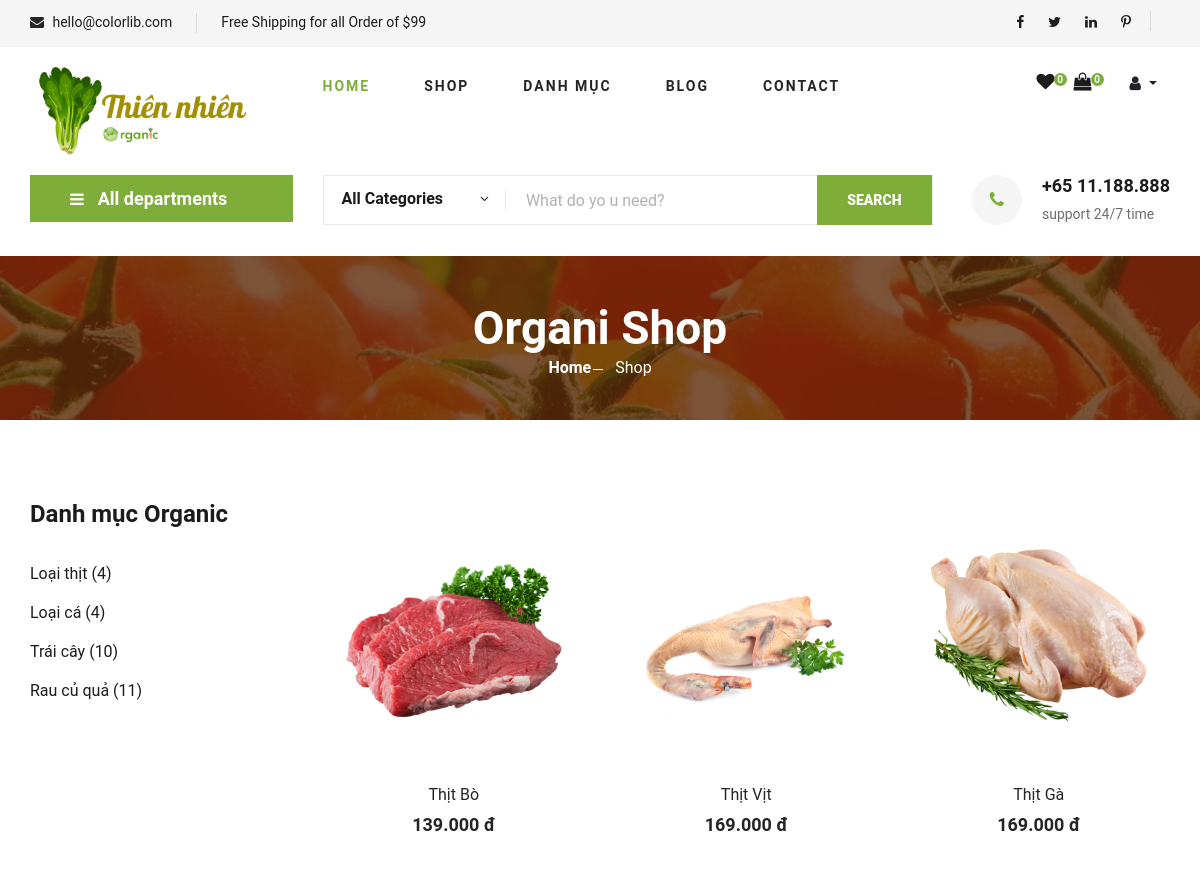
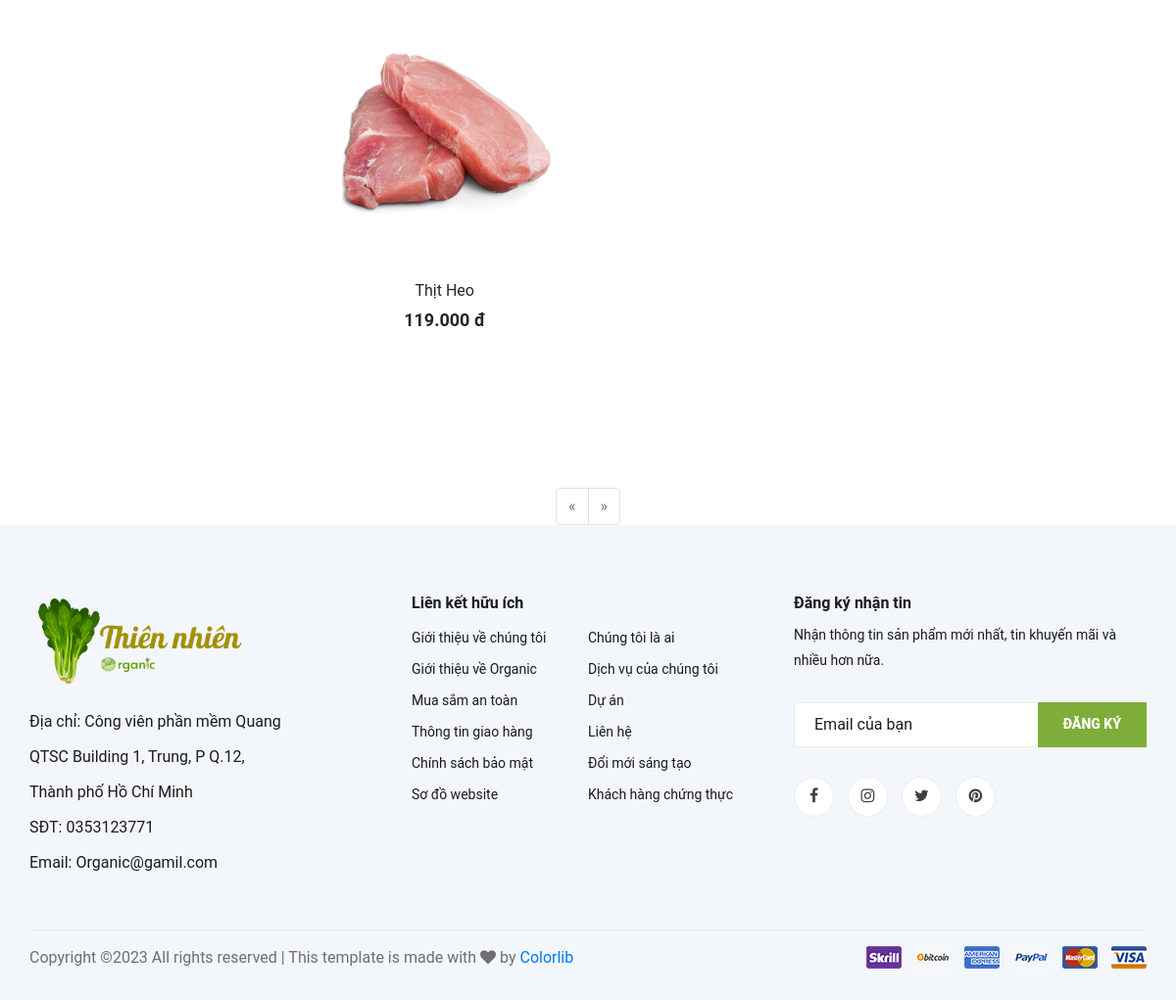
/index.php?mod=catagory&act=catagory_detail&MaDM=14, run on the app's committed database (2 pictures, top to bottom).
### tables this page shows
CREATE TABLE `danhmuc` (
  `MaDM` int NOT NULL,
  `TenDM` varchar(50) NOT NULL,
  `SoThuTu` int DEFAULT NULL COMMENT 'số thứ tự mà danh mục sẽ xuất hiện , tùy mình sắp xếp',
  `UuTien` tinyint(1) DEFAULT NULL COMMENT '0: là cho nó ẩn đi, 1 là cho nó xuất hiện tại trang chủ',
  `HinhAnh` text,
  `TrangThai` tinyint(1) NOT NULL DEFAULT '0' COMMENT '0 là hiện, 1 là ẩn'
);

CREATE TABLE `sanpham` (
  `MaSP` int NOT NULL,
  `TenSP` varchar(50) NOT NULL,
  `GiaSP` double(10,0) NOT NULL DEFAULT '0' COMMENT 'Tiền Việt không có chữ số thập phân, mặc định là 0(nếu =0 thì hết hàng ví dụ )',
  `HinhAnh` text NOT NULL,
  `TieuDe` text,
  `MoTa` text,
  `MaDM` int DEFAULT NULL,
  `LuotXem` int NOT NULL,
  `GiaGiam` double(10,0) NOT NULL DEFAULT '0',
  `StatusProduct` tinyint(1) NOT NULL DEFAULT '0' COMMENT 'Nếu là 1 thì soldout, 0 thì còn hàng'
);

### model/m_pdo.php (called while the page is built, shortened)
<?php
function pdo_get_connection(){
    $dburl = "mysql:host=localhost;dbname=organic;charset=utf8";
    $username = 'root';
    $password = '';
    $conn = new PDO($dburl, $username, $password);
    $conn->setAttribute(PDO::ATTR_ERRMODE, PDO::ERRMODE_EXCEPTION);
    return $conn;
}
function pdo_query($sql){
    $sql_args = array_slice(func_get_args(), 1);
    try{
        $conn = pdo_get_connection();
        $stmt = $conn->prepare($sql);
        $stmt->execute($sql_args);
        $rows = $stmt->fetchAll();
        return $rows;
    }
    catch(PDOException $e){
        throw $e;
    }
    finally{
        unset($conn);
    }
}
function pdo_query_value($sql){
    $sql_args = array_slice(func_get_args(), 1);
    try{
        $conn = pdo_get_connection();
        $stmt = $conn->prepare($sql);
        $stmt->execute($sql_args);
        $row = $stmt->fetch(PDO::FETCH_ASSOC);
        return array_values($row)[0];
    }
    catch(PDOException $e){
        throw $e;
    }
    finally{
        unset($conn);
    }
}

### model/m_catagory.php (called while the page is built, shortened)
<?php
    include_once 'model/m_pdo.php';
    function danhmuc_getAll(){
        return pdo_query("SELECT * FROM danhmuc WHERE TrangThai = 0 ORDER BY MaDM DESC");
    }
    function danhmuc_getbyiddetail($MaDM,$page=1){
        $BatDau = ($page - 1) * 9;
        return pdo_query("SELECT * FROM sanpham WHERE MaDM = ? LIMIT $BatDau,9",$MaDM);
    }
    function get_count_sp($MaDM){
        $returnsp = pdo_query("SELECT * FROM sanpham WHERE MaDM = ? ",$MaDM);
        return count($returnsp);
    }
    function catagory_phantrang($MaDM){
        return pdo_query_value("SELECT COUNT(*) FROM sanpham WHERE MaDM = ?", $MaDM);
    }
?>

### view/v_product_catagory.php (the view, shortened to what this page needs)
<section class="hero hero-normal">
    <div class="container">
        <div class="row">
            <div class="col-lg-3">
                <div class="hero__categories">
                    <div class="hero__categories__all">
                        <i class="fa fa-bars"></i>
                        <span>All departments</span>
                    </div>
                </div>
            </div>
            <div class="col-lg-9">
                <div class="hero__search">
                    <div class="hero__search__form">
                        <form action="#">
                            <div class="hero__search__categories">
                                All Categories
                                <span class="arrow_carrot-down"></span>
                            </div>
                            <input type="text" placeholder="What do yo u need?">
                            <button type="submit" class="site-btn">SEARCH</button>
                        </form>
                    </div>
                    <div class="hero__search__phone">
                        <div class="hero__search__phone__icon">
                            <i class="fa fa-phone"></i>
                        </div>
                        <div class="hero__search__phone__text">
                            <h5>+65 11.188.888</h5>
                            <span>support 24/7 time</span>
                        </div>
                    </div>
                </div>
            </div>
        </div>
    </div>
</section>
<section class="breadcrumb-section set-bg" data-setbg="view/img/breadcrumb.jpg">
    <div class="container">
        <div class="row">
            <div class="col-lg-12 text-center">
                <div class="breadcrumb__text">
                    <h2>Organi Shop</h2>
                    <div class="breadcrumb__option">
                        <a href="./index.html">Home</a>
                        <span>Shop</span>
                    </div>
                </div>
            </div>
        </div>
    </div>
</section>
<section class="product spad">
    <div class="container">
        <div class="row">
            <div class="col-lg-3 col-md-5">
                <div class="sidebar">
                    <div class="sidebar__item">
                        <h4>Danh mục Organic</h4>
                        <ul>
                        <?php foreach($getdanhmuc as $dm): ?>
                            <li> <a href="index.php?mod=catagory&act=catagory_detail&MaDM=<?=$dm['MaDM']?>"><?=$dm['TenDM']?> (<?=get_count_sp($dm['MaDM'])?>)</a></li>
                        <?php endforeach; ?>
                        </ul>
                    </div>
                </div>
            </div>
            <div class="col-lg-9 col-md-7">
                <div class="row">
                    <?php if(isset($_GET['MaDM']) && ($_GET['MaDM']>0)): ?>
                        <?php foreach($danhmuc_getbyid as $item):
                            if($item['GiaSP'] >=1){
                                $price = '<h5>'.number_format($item['GiaSP'],"0",",",".").' đ</h5>';
                            }else{
                                $price = "<h5>Đang cập nhật</h5>";
                            }
                        ?>
                            <div class="col-lg-4 col-md-6 col-sm-6">
                                <div class="featured__item">
                                    <div class="featured__item__pic set-bg" data-setbg="view/img/traicay/<?=$item['HinhAnh']?>">
                                    </div>
                                    <div class="featured__item__text">
                                        <h6><a href="index.php?mod=product&act=detail&MaSP=<?=$item['MaSP']?>"><?=$item['TenSP']?></a></h6>
                                        <?=$price?>
                                    </div>
                                    <form action="index.php?mod=product&act=addtocart" method="post">
                                        <div class="intro">
                                        </div>
                                    </form>
                                </div>
                            </div>
                        <?php endforeach; ?>
                    <?php endif;?>
                </div>
            </div>
        </div>
    </div>
</section>
<?php
    if(isset($_GET['MaDM']) && ($_GET['MaDM']>0)):
?>
<div class="admin__pagein">
    <ul class="pagination">
        <li class="page-item <?= ($page <= 1) ? "disabled" : ""?>">
        <a class="page-link" href="index.php?mod=catagory&act=catagory_detail&MaDM=<?=$MaDM?>&page=<?=$page-1?>" aria-label="Previous">
                <span aria-hidden="true">&laquo;</span>
            </a>
        </li>
            <li class="page-item <?= ($page >= $SoTrang) ? "disabled" : ""?>">
            <a class="page-link" href="index.php?mod=catagory&act=catagory_detail&MaDM=<?=$MaDM?>&page=<?=$page+1?>" aria-label="Next">
                <span aria-hidden="true">&raquo;</span>
            </a>
        </li>
    </ul>
</div>
<?php
    endif;
?>

### view/css/style.css (style rules this page uses)
html, body { height: 100%; font-family: 'Roboto', sans-serif; -webkit-font-smoothing: antialiased; font-smoothing: antialiased; }
h1, h2, h3, h4, h5, h6 { margin: 0; color: #111111; font-weight: 400; font-family: 'Roboto', sans-serif; }
h2 { font-size: 36px; }
h4 { font-size: 24px; }
h5 { font-size: 18px; }
h6 { font-size: 16px; }
ul, ol { padding: 0; margin: 0; }
.set-bg { background-repeat: no-repeat; background-size: cover; background-position: top center; }
.spad { padding-top: 100px; padding-bottom: 100px; }
.site-btn { font-size: 14px; color: #ffffff; font-weight: 800; text-transform: uppercase; display: inline-block; padding: 13px 30px 12px; background: #7fad39; border: none; }
.hero { padding-bottom: 50px; }
.hero.hero-normal { padding-bottom: 30px; }
.hero.hero-normal .hero__categories { position: relative; }
.hero.hero-normal .hero__search { margin-bottom: 0; }
.hero__categories__all { background: #7fad39; position: relative; padding: 10px 25px 10px 40px; cursor: pointer; }
.hero__categories__all i { font-size: 16px; color: #ffffff; margin-right: 10px; }
.hero__categories__all span { font-size: 18px; font-weight: 700; color: #ffffff; }
.hero__categories__all:after { position: absolute; right: 18px; top: 9px; content: ""; font-family: "ElegantIcons"; font-size: 18px; color: #ffffff; }
.hero__search { overflow: hidden; margin-bottom: 30px; }
.hero__search__form { width: 610px; height: 50px; border: 1px solid #ebebeb; position: relative; float: left; }
.hero__search__form form .hero__search__categories { width: 30%; float: left; font-size: 16px; color: #1c1c1c; font-weight: 700; padding-left: 18px; padding-top: 11px; position: relative; }
.hero__search__form form .hero__search__categories:after { position: absolute; right: 0; top: 14px; height: 20px; width: 1px; background: #000000; opacity: 0.1; content: ""; }
.hero__search__form form .hero__search__categories span { position: absolute; right: 14px; top: 14px; }
.hero__search__form form input { width: 70%; border: none; height: 48px; font-size: 16px; color: #b2b2b2; padding-left: 20px; }
.hero__search__form form input::placeholder { color: #b2b2b2; }
.hero__search__form form button { position: absolute; right: 0; top: -1px; height: 50px; }
.hero__search__phone { float: right; }
.hero__search__phone__icon { font-size: 18px; color: #7fad39; height: 50px; width: 50px; background: #f5f5f5; line-height: 50px; text-align: center; border-radius: 50%; float: left; margin-right: 20px; }
.hero__search__phone__text { overflow: hidden; }
.hero__search__phone__text h5 { color: #1c1c1c; font-weight: 700; margin-bottom: 5px; }
.hero__search__phone__text span { font-size: 14px; color: #6f6f6f; }
.featured__item { margin-bottom: 50px; }
.featured__item__pic[data-setbg] { transition: transform 500ms; }
.featured__item__pic { height: 270px; position: relative; overflow: hidden; background-position: center center; }
.featured__item__text { text-align: center; padding-top: 15px; }
.featured__item__text h6 { margin-bottom: 10px; }
.featured__item__text h6 a { color: #252525; }
.featured__item__text h5 { color: #252525; font-weight: 700; }
.intro { position: absolute; top: 240px; }
.breadcrumb-section { display: flex; align-items: center; padding: 45px 0 40px; }
.breadcrumb__text h2 { font-size: 46px; color: #ffffff; font-weight: 700; }
.breadcrumb__option a { display: inline-block; font-size: 16px; color: #ffffff; font-weight: 700; margin-right: 20px; position: relative; }
.breadcrumb__option a:after { position: absolute; right: -12px; top: 13px; height: 1px; width: 10px; background: #ffffff; content: ""; }
.breadcrumb__option span { display: inline-block; font-size: 16px; color: #ffffff; }
.sidebar__item { margin-bottom: 35px; }
.sidebar__item h4 { color: #1c1c1c; font-weight: 700; margin-bottom: 25px; }
.sidebar__item ul li { list-style: none; }
.sidebar__item ul li a { font-size: 16px; color: #1c1c1c; line-height: 39px; display: block; }
.product { padding-top: 80px; padding-bottom: 80px; }
.container { width: 1170px; margin: 0 auto; }
.admin__pagein { display: flex; justify-content: center; padding-top: 30px; }
@media only screen and (min-width: 1200px) { .container { max-width: 1170px; margin: 0 auto; } }

### data on the page
danhmuc: TenDM "Loại thịt", MaDM "4"
danhmuc: TenDM "Loại cá", MaDM "4"
danhmuc: TenDM "Trái cây", MaDM "10"
danhmuc: TenDM "Rau củ quả", MaDM "11"
sanpham: shows a picture, TenSP "Thịt Bò", GiaSP "139.000"
sanpham: shows a picture, TenSP "Thịt Vịt", GiaSP "169.000"
sanpham: shows a picture, TenSP "Thịt Gà", GiaSP "169.000"
sanpham: shows a picture, TenSP "Thịt Heo", GiaSP "119.000"

### other printed values
$countlove "0"
COUNT($_SESSION['mygiohang']) "0"
